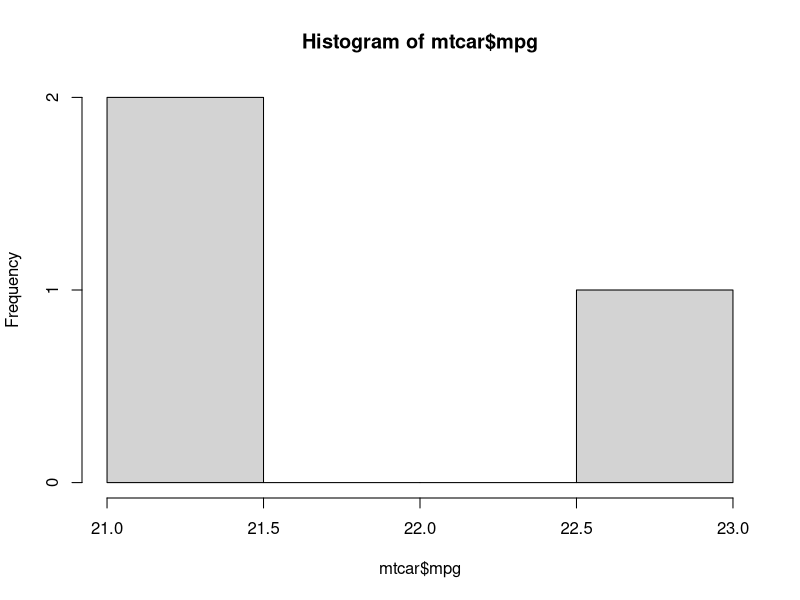
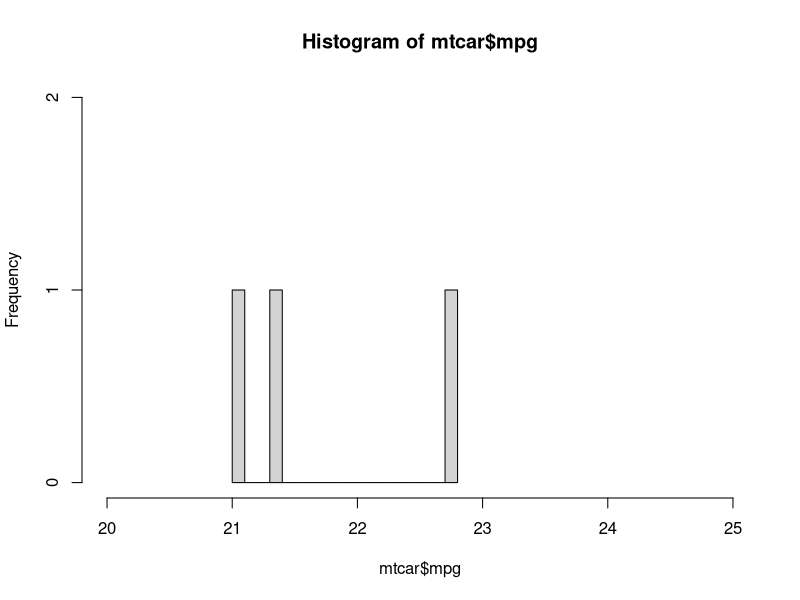
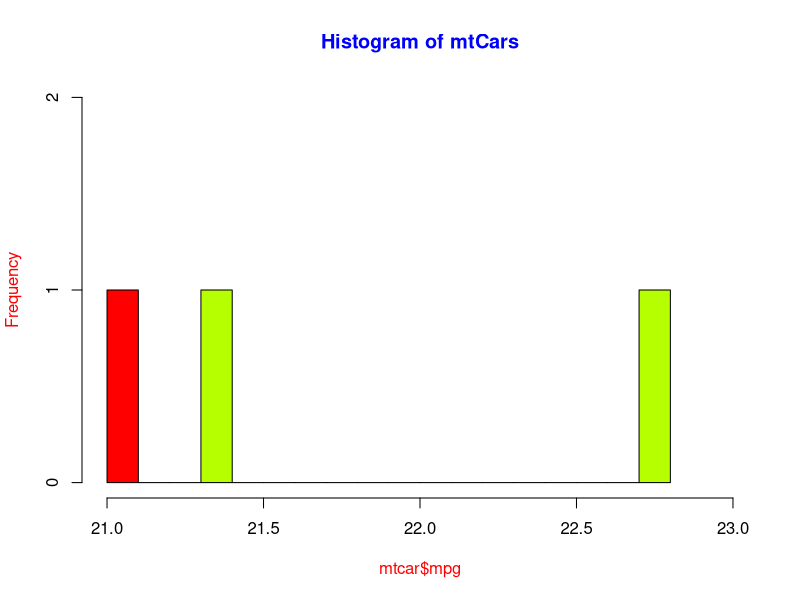
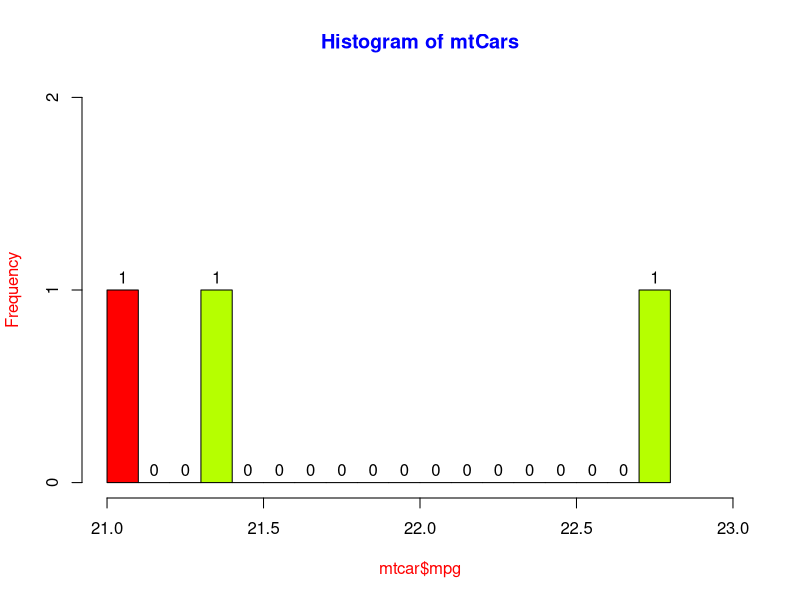
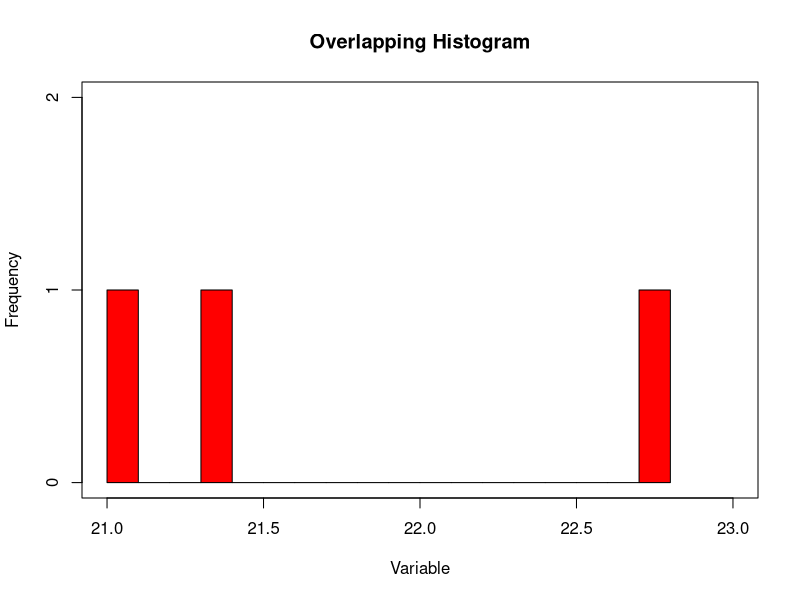

Generate these figures, in order, with R:
# HISTOGRAM

library(readxl)
mtcar<-read_excel("5-Mtcar.xlsx")

# computes a histogram of data values in the column mpg of the dataframe
# named "mtcars"
hist(mtcar$mpg)

# adding breaks and limits
hist(mtcar$mpg,breaks = 14,xlim = c(20,25),ylim = c(0,2))

# adding colors to graph
hist(mtcar$mpg,breaks = 14,xlim = c(21,23),ylim = c(0,2),
col=rainbow(14),main="Histogram of mtCars",
col.main="blue",col.lab="red")

# adding labels to graph
hist(mtcar$mpg,breaks = 14,xlim = c(21,23),ylim = c(0,2),
     col=rainbow(14),main="Histogram of mtCars",
     col.main="blue",col.lab="red",labels = TRUE)

# overlapping histogram
h1<-mtcar$mpg
View(h1)
# histogram Colored (blue and red)
hist(h1,
     col="red",
     xlim = c(21,23),ylim = c(0,2),breaks=14,
     main = "Overlapping Histogram",xlab = "Variable")

h2<-mtcar$qsec
View(h2)
# veriseti olmadığı için gözükmüyor.
# histogram Colored (blue and red)
hist(h2,
     col="blue",
     xlim = c(0,10),ylim = c(0,10),add=T)
    box()